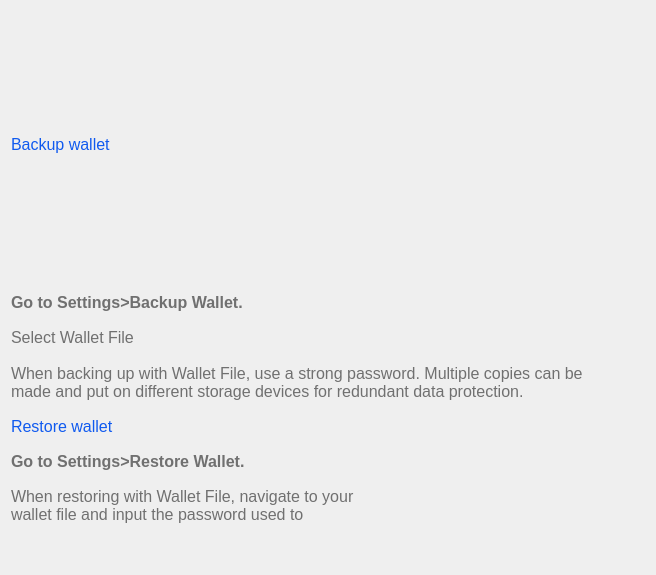
<?xml version="1.0" encoding="UTF-8"?>
<ui version="4.0">
 <class>SettingsFaq03</class>
 <widget class="QWidget" name="SettingsFaq03">
  <property name="geometry">
   <rect>
    <x>0</x>
    <y>0</y>
    <width>656</width>
    <height>575</height>
   </rect>
  </property>
  <property name="windowTitle">
   <string>Form</string>
  </property>
  <property name="styleSheet">
   <string notr="true">font-size:16px;
color:#707070;</string>
  </property>
  <layout class="QVBoxLayout" name="verticalLayout" stretch="1,0">
   <property name="rightMargin">
    <number>60</number>
   </property>
   <item>
    <widget class="QLabel" name="label_3">
     <property name="styleSheet">
      <string notr="true">color:#105aef;</string>
     </property>
     <property name="text">
      <string>Backup wallet</string>
     </property>
    </widget>
   </item>
   <item>
    <spacer name="verticalSpacer_5">
     <property name="orientation">
      <enum>Qt::Vertical</enum>
     </property>
     <property name="sizeType">
      <enum>QSizePolicy::Fixed</enum>
     </property>
     <property name="sizeHint" stdset="0">
      <size>
       <width>20</width>
       <height>10</height>
      </size>
     </property>
    </spacer>
   </item>
   <item>
    <widget class="QLabel" name="label">
     <property name="styleSheet">
      <string notr="true">font-weight:bold;
font-size:16px;</string>
     </property>
     <property name="text">
      <string>Go to Settings&gt;Backup Wallet.</string>
     </property>
    </widget>
   </item>
   <item>
    <spacer name="verticalSpacer_2">
     <property name="orientation">
      <enum>Qt::Vertical</enum>
     </property>
     <property name="sizeType">
      <enum>QSizePolicy::Fixed</enum>
     </property>
     <property name="sizeHint" stdset="0">
      <size>
       <width>20</width>
       <height>10</height>
      </size>
     </property>
    </spacer>
   </item>
   <item alignment="Qt::AlignLeft|Qt::AlignTop">
    <widget class="QLabel" name="label_2">
     <property name="minimumSize">
      <size>
       <width>0</width>
       <height>0</height>
      </size>
     </property>
     <property name="styleSheet">
      <string notr="true">font-weight:200;
font-size:16px;</string>
     </property>
     <property name="text">
      <string>Select Wallet File

When backing up with Wallet File, use a strong password. Multiple copies can be made and put on different storage devices for redundant data protection.</string>
     </property>
     <property name="alignment">
      <set>Qt::AlignLeading|Qt::AlignLeft|Qt::AlignTop</set>
     </property>
     <property name="wordWrap">
      <bool>true</bool>
     </property>
    </widget>
   </item>
   <item>
    <spacer name="verticalSpacer_3">
     <property name="orientation">
      <enum>Qt::Vertical</enum>
     </property>
     <property name="sizeType">
      <enum>QSizePolicy::Fixed</enum>
     </property>
     <property name="sizeHint" stdset="0">
      <size>
       <width>20</width>
       <height>10</height>
      </size>
     </property>
    </spacer>
   </item>
   <item>
    <widget class="QLabel" name="label_3">
     <property name="styleSheet">
      <string notr="true">color:#105aef;</string>
     </property>
     <property name="text">
      <string>Restore wallet</string>
     </property>
    </widget>
   </item>
   <item>
    <spacer name="verticalSpacer_4">
     <property name="orientation">
      <enum>Qt::Vertical</enum>
     </property>
     <property name="sizeType">
      <enum>QSizePolicy::Fixed</enum>
     </property>
     <property name="sizeHint" stdset="0">
      <size>
       <width>20</width>
       <height>10</height>
      </size>
     </property>
    </spacer>
   </item>
   <item>
    <widget class="QLabel" name="label">
     <property name="styleSheet">
      <string notr="true">font-weight:bold;
font-size:16px;</string>
     </property>
     <property name="text">
      <string>Go to Settings&gt;Restore Wallet.</string>
     </property>
    </widget>
   </item>
   <item>
    <spacer name="verticalSpacer_2">
     <property name="orientation">
      <enum>Qt::Vertical</enum>
     </property>
     <property name="sizeType">
      <enum>QSizePolicy::Fixed</enum>
     </property>
     <property name="sizeHint" stdset="0">
      <size>
       <width>20</width>
       <height>10</height>
      </size>
     </property>
    </spacer>
   </item>
   <item alignment="Qt::AlignLeft|Qt::AlignTop">
    <widget class="QLabel" name="label_2">
     <property name="minimumSize">
      <size>
       <width>0</width>
       <height>0</height>
      </size>
     </property>
     <property name="styleSheet">
      <string notr="true">font-weight:200;
font-size:16px;</string>
     </property>
     <property name="text">
      <string>When restoring with Wallet File, navigate to your wallet file and input the password used to encrypt it.</string>
     </property>
     <property name="alignment">
      <set>Qt::AlignLeading|Qt::AlignLeft|Qt::AlignTop</set>
     </property>
     <property name="wordWrap">
      <bool>true</bool>
     </property>
    </widget>
   </item>
   <item>
    <spacer name="verticalSpacer">
     <property name="orientation">
      <enum>Qt::Vertical</enum>
     </property>
     <property name="sizeHint" stdset="0">
      <size>
       <width>20</width>
       <height>40</height>
      </size>
     </property>
    </spacer>
   </item>
  </layout>
 </widget>
 <resources/>
 <connections/>
</ui>
